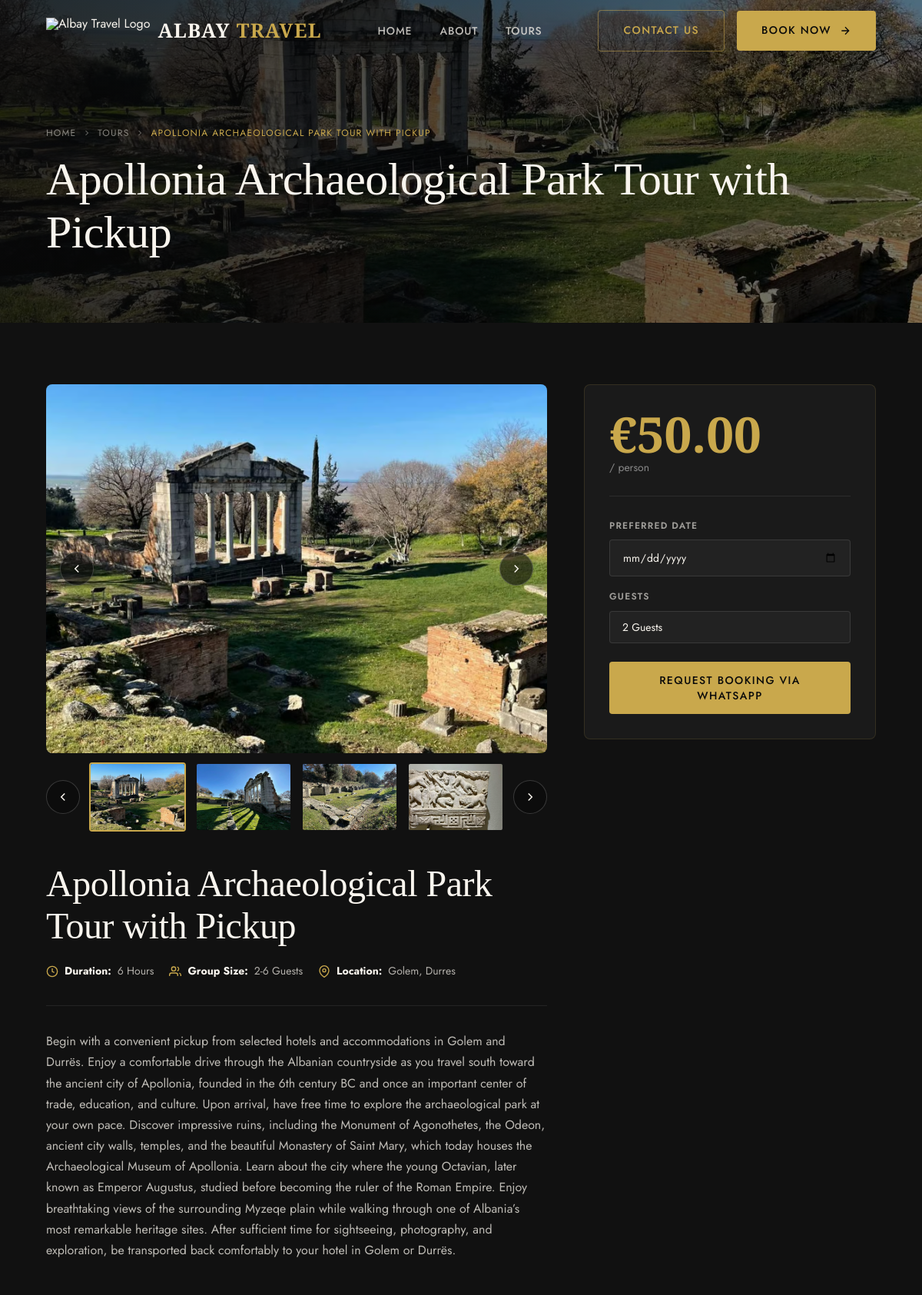
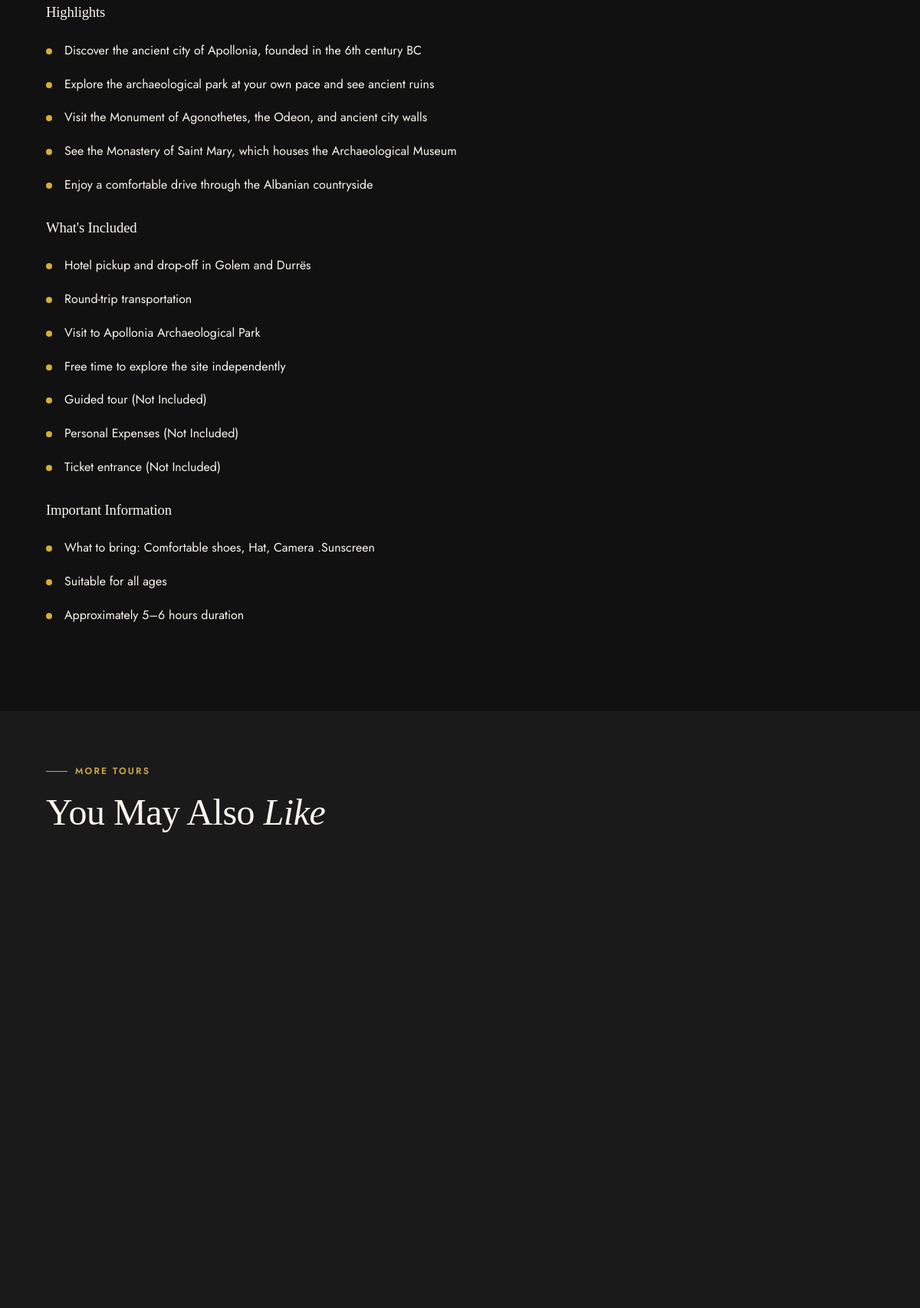
The page /tours/apollonia-archaeological-park-tour-with-pickup/ (upper part) on the database its author committed (2 pictures, top to bottom).
### albay_travel/models.py (models this page shows, shortened)
class Tour(models.Model):
    CATEGORY_CHOICES = [
        ('private', 'Private Tour'),
        ('offroad', '4x4 Offroad'),
        ('boat', 'Boat Trip'),
    ]
    BADGE_CHOICES = [
        ('Bestseller', 'Bestseller'),
        ('Relaxation', 'Relaxation'),
        ('Adventure', 'Adventure'),
        ('New', 'New'),
        ('Popular', 'Popular'),
        ('', 'None'),
    ]
    title = models.CharField(max_length=200)
    slug = models.SlugField(unique=True)
    short_description = models.CharField(max_length=300)
    description = models.TextField()
    highlights = models.TextField(blank=True)
    itinerary = models.TextField(blank=True)
    included = models.TextField(blank=True)
    important_info = models.TextField(blank=True)
    category = models.CharField(
    max_length=50,
    choices=CATEGORY_CHOICES,
    default='private'
)
    badge = models.CharField(max_length=20, choices=BADGE_CHOICES, blank=True, default='')
    price = models.DecimalField(max_digits=8, decimal_places=2)
    price_label = models.CharField(max_length=50, default='/ person', blank=True)
    duration = models.CharField(max_length=50)
    location = models.CharField(max_length=100)
    group_size = models.CharField(max_length=50)
    main_image = models.ImageField(upload_to='tours/')
    whatsapp_number = models.CharField(max_length=20, default='355686033460')
    min_guests = models.PositiveIntegerField(default=2)
    max_guests = models.PositiveIntegerField(default=12)
    order = models.PositiveIntegerField(default=0)
    is_active = models.BooleanField(default=True)
    is_featured = models.BooleanField(default=False)
    created_at = models.DateTimeField(auto_now_add=True)
    class Meta:
        ordering = ['order', 'title']
    def get_absolute_url(self):
        from django.urls import reverse
        return reverse('tour_detail', kwargs={'slug': self.slug})
    def get_guest_range(self):
        return range(self.min_guests, self.max_guests + 1)

class TourImage(models.Model):
    tour = models.ForeignKey(Tour, on_delete=models.CASCADE, related_name='gallery_images')
    image = models.ImageField(upload_to='tours/gallery/')
    alt_text = models.CharField(max_length=200, blank=True)
    order = models.PositiveIntegerField(default=0)
    class Meta:
        ordering = ['order']

### albay_travel/views.py (the view)
# urls.py: path('tours/<slug:slug>/', views.tour_detail, name='tour_detail'),
def tour_detail(request, slug):
    tour = get_object_or_404(Tour, slug=slug, is_active=True)
    gallery = list(tour.gallery_images.all())
    related_tours = Tour.objects.filter(is_active=True).exclude(pk=tour.pk)[:2]
    return render(request, 'tour_detail.html', {
        'tour': tour,
        'gallery': gallery,
        'related_tours': related_tours,
        'highlights_list': tour.highlights.splitlines() if tour.highlights else [],
        'itinerary_list': tour.itinerary.splitlines() if tour.itinerary else [],
        'included_list': tour.included.splitlines() if tour.included else [],
        'important_info_list': tour.important_info.splitlines() if tour.important_info else [],
    })

### albay_travel/templates/tour_detail.html (shortened to what this page needs)
{% extends "base.html" %}
{% load static %}
{% block content %}
<section class="page-hero">
  <div class="page-hero__bg" style="background-image:url('{{ tour.main_image.url }}')"></div>
  <div class="page-hero__overlay"></div>
  <div class="container">
    <div class="page-hero__content">
      <nav class="page-hero__breadcrumb" aria-label="Breadcrumb">
        <a href="{% url 'home' %}">Home</a>
        <svg width="12" height="12" viewBox="0 0 24 24" fill="none" stroke="currentColor" stroke-width="2"><path d="M9 18l6-6-6-6"/></svg>
        <a href="{% url 'tours_list' %}">Tours</a>
        <svg width="12" height="12" viewBox="0 0 24 24" fill="none" stroke="currentColor" stroke-width="2"><path d="M9 18l6-6-6-6"/></svg>
        <span>{{ tour.title }}</span>
      </nav>
      <h1 class="page-hero__title">{{ tour.title }}</h1>
    </div>
  </div>
</section>
<section class="tour-detail">
  <div class="container">
    <div class="tour-detail__layout">
      <div>
        <div class="tour-gallery" data-visible-thumbs="4">
          <div class="tour-gallery__main">
            <button class="tour-gallery__nav tour-gallery__nav--prev" type="button" aria-label="Previous image">
              <svg viewBox="0 0 24 24" fill="none" stroke="currentColor" stroke-width="2"><path d="M15 18l-6-6 6-6"/></svg>
            </button>
            <img src="{{ tour.main_image.url }}" alt="{{ tour.title }}" />
            <button class="tour-gallery__nav tour-gallery__nav--next" type="button" aria-label="Next image">
              <svg viewBox="0 0 24 24" fill="none" stroke="currentColor" stroke-width="2"><path d="M9 18l6-6-6-6"/></svg>
            </button>
          </div>
          <div class="tour-gallery__thumbs-wrap">
            <button class="tour-gallery__thumb-nav tour-gallery__thumb-nav--prev" type="button" aria-label="Previous thumbnails">
              <svg viewBox="0 0 24 24" fill="none" stroke="currentColor" stroke-width="2"><path d="M15 18l-6-6 6-6"/></svg>
            </button>
            <div class="tour-gallery__thumbs">
              <button class="tour-gallery__thumb active" type="button">
                <img src="{{ tour.main_image.url }}" alt="{{ tour.title }}" />
              </button>
              {% for img in gallery %}
              <button class="tour-gallery__thumb" type="button">
                <img src="{{ img.image.url }}" alt="{{ img.alt_text|default:tour.title }}" />
              </button>
              {% endfor %}
            </div>
            <button class="tour-gallery__thumb-nav tour-gallery__thumb-nav--next" type="button" aria-label="Next thumbnails">
              <svg viewBox="0 0 24 24" fill="none" stroke="currentColor" stroke-width="2"><path d="M9 18l6-6-6-6"/></svg>
            </button>
          </div>
        </div>
        <h2 class="tour-detail__title">{{ tour.title }}</h2>
        <div class="tour-detail__meta">
          <div class="tour-meta-item">
            <svg viewBox="0 0 24 24" fill="none" stroke="currentColor" stroke-width="2"><circle cx="12" cy="12" r="10"/><polyline points="12 6 12 12 16 14"/></svg>
            <strong>Duration:</strong> {{ tour.duration }}
          </div>
          <div class="tour-meta-item">
            <svg viewBox="0 0 24 24" fill="none" stroke="currentColor" stroke-width="2"><path d="M17 21v-2a4 4 0 0 0-4-4H5a4 4 0 0 0-4 4v2"/><circle cx="9" cy="7" r="4"/><path d="M23 21v-2a4 4 0 0 0-3-3.87"/><path d="M16 3.13a4 4 0 0 1 0 7.75"/></svg>
            <strong>Group Size:</strong> {{ tour.group_size }}
          </div>
          <div class="tour-meta-item">
            <svg viewBox="0 0 24 24" fill="none" stroke="currentColor" stroke-width="2"><path d="M21 10c0 7-9 13-9 13s-9-6-9-13a9 9 0 0 1 18 0z"/><circle cx="12" cy="10" r="3"/></svg>
            <strong>Location:</strong> {{ tour.location }}
          </div>
        </div>
        <div class="tour-description-box">
  <p>{{ tour.description }}</p>
</div>
{% if highlights_list %}
<div class="tour-info-card">
    <h3>Highlights</h3>
    <ul class="tour-list">
        {% for item in highlights_list %}
        <li>{{ item }}</li>
        {% endfor %}
    </ul>
</div>
{% endif %}
{% if included_list %}
<div class="tour-info-card">
    <h3>What's Included</h3>
    <ul class="tour-list">
        {% for item in included_list %}
        <li>{{ item }}</li>
        {% endfor %}
    </ul>
</div>
{% endif %}
{% if important_info_list %}
<div class="tour-info-card">
    <h3>Important Information</h3>
    <ul class="tour-list">
        {% for item in important_info_list %}
        <li>{{ item }}</li>
        {% endfor %}
    </ul>
</div>
{% endif %}
</div>
      <aside class="booking-card">
        <div class="booking-card__price">
          <div class="booking-card__price-num">€{{ tour.price }}</div>
          {% if tour.price_label %}
          <div class="booking-card__price-per">{{ tour.price_label }}</div>
          {% endif %}
        </div>
        <form class="booking-form" id="booking-form" data-tour="{{ tour.title }}" data-whatsapp="{{ tour.whatsapp_number }}">
          <div class="booking-form__group">
            <label class="booking-form__label" for="tour-date">Preferred Date</label>
            <input class="booking-form__input" id="tour-date" name="date" type="date" required />
          </div>
          <div class="booking-form__group">
            <label class="booking-form__label" for="tour-guests">Guests</label>
            <select class="booking-form__input" id="tour-guests" name="guests">
              {% for n in tour.get_guest_range %}
              <option value="{{ n }}">{{ n }} Guest{% if n > 1 %}s{% endif %}</option>
              {% endfor %}
            </select>
          </div>
          <button type="submit" class="btn btn--primary" style="width:100%; justify-content:center; margin-top:8px;">
            <span>Request Booking via WhatsApp</span>
          </button>
        </form>
      </aside>
    </div>
  </div>
</section>
{% if related_tours %}
<section class="section section--sm" style="background:var(--clr-dark2);">
  <div class="container">
    <p class="section-label">More Tours</p>
    <h2 class="section-title">You May Also <em>Like</em></h2>
    <div class="tours-grid">
    </div>
  </div>
</section>
{% endif %}
{% endblock %}

### rows shown on the page
Tour: main_image (picture), title "APOLLONIA ARCHAEOLOGICAL PARK TOUR WITH PICKUP", title "Apollonia Archaeological Park Tour with Pickup", duration "6 Hours", group_size "2-6 Guests", location "Golem, Durres", description "Begin with a convenient pickup from selected hotels and accommodations in Golem and Durrës. Enjoy a comfortable drive through the Albanian countryside as you travel south toward the ancient city of Apollonia, founded in the 6th century BC and once an important center of trade, education, and culture. Upon arrival, have free time to explore the archaeological park at your own pace. Discover impressive ruins, including the Monument of Agonothetes, the Odeon, ancient city walls, temples, and the beautiful Monastery of Saint Mary, which today houses the Archaeological Museum of Apollonia. Learn about the city where the young Octavian, later known as Emperor Augustus, studied before becoming the…", price "50.00", price_label "/ person", guests "2 Guests"
TourImage: image (picture)
TourImage: image (picture)
TourImage: image (picture)

### other values the page prints
{{ item }} "Discover the ancient city of Apollonia, founded in the 6th century BC" "Explore the archaeological park at your own pace and see ancient ruins" "Visit the Monument of Agonothetes, the Odeon, and ancient city walls" "See the Monastery of Saint Mary, which houses the Archaeological Museum" "Enjoy a comfortable drive through the Albanian countryside"
{{ item }} "Hotel pickup and drop-off in Golem and Durrës" "Round-trip transportation" "Visit to Apollonia Archaeological Park" "Free time to explore the site independently" "Guided tour (Not Included)" "Personal Expenses (Not Included)" "Ticket entrance (Not Included)"
{{ item }} "What to bring: Comfortable shoes, Hat, Camera .Sunscreen" "Suitable for all ages" "Approximately 5–6 hours duration"
